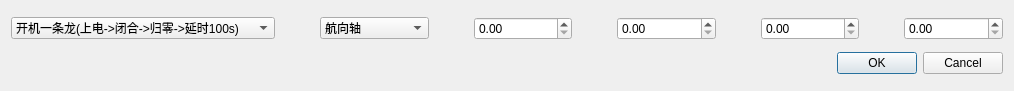
<?xml version="1.0" encoding="UTF-8"?>
<ui version="4.0">
 <class>Dialog</class>
 <widget class="QDialog" name="Dialog">
  <property name="geometry">
   <rect>
    <x>0</x>
    <y>0</y>
    <width>1014</width>
    <height>91</height>
   </rect>
  </property>
  <property name="windowTitle">
   <string>Dialog</string>
  </property>
  <layout class="QVBoxLayout" name="verticalLayout_2">
   <item>
    <layout class="QVBoxLayout" name="verticalLayout">
     <item>
      <layout class="QHBoxLayout" name="horizontalLayout_item">
       <item>
        <widget class="QComboBox" name="comboBox">
         <property name="sizePolicy">
          <sizepolicy hsizetype="Preferred" vsizetype="Fixed">
           <horstretch>3</horstretch>
           <verstretch>0</verstretch>
          </sizepolicy>
         </property>
         <item>
          <property name="text">
           <string>开机一条龙(上电-&gt;闭合-&gt;归零-&gt;延时100s)</string>
          </property>
         </item>
         <item>
          <property name="text">
           <string>关机一条龙(停止-&gt;闲置-&gt;下电)</string>
          </property>
         </item>
         <item>
          <property name="text">
           <string>位置设置一条龙(位置方式设置-&gt;运行-&gt;延时)</string>
          </property>
         </item>
         <item>
          <property name="text">
           <string>速率设置一条龙(速率方式设置-&gt;运行-&gt;延时)</string>
          </property>
         </item>
         <item>
          <property name="text">
           <string>摇摆设置一条龙(摇摆方式设置-&gt;运行-&gt;延时)</string>
          </property>
         </item>
         <item>
          <property name="text">
           <string>上电</string>
          </property>
         </item>
         <item>
          <property name="text">
           <string>下电</string>
          </property>
         </item>
         <item>
          <property name="text">
           <string>闭合</string>
          </property>
         </item>
         <item>
          <property name="text">
           <string>闲置</string>
          </property>
         </item>
         <item>
          <property name="text">
           <string>运行</string>
          </property>
         </item>
         <item>
          <property name="text">
           <string>停止</string>
          </property>
         </item>
         <item>
          <property name="text">
           <string>位置方式设置</string>
          </property>
         </item>
         <item>
          <property name="text">
           <string>速率方式设置</string>
          </property>
         </item>
         <item>
          <property name="text">
           <string>摇摆方式设置</string>
          </property>
         </item>
         <item>
          <property name="text">
           <string>归零</string>
          </property>
         </item>
         <item>
          <property name="text">
           <string>停止归零</string>
          </property>
         </item>
         <item>
          <property name="text">
           <string>空闲</string>
          </property>
         </item>
        </widget>
       </item>
       <item>
        <widget class="QLabel" name="label">
         <property name="sizePolicy">
          <sizepolicy hsizetype="Preferred" vsizetype="Preferred">
           <horstretch>1</horstretch>
           <verstretch>0</verstretch>
          </sizepolicy>
         </property>
         <property name="text">
          <string/>
         </property>
        </widget>
       </item>
       <item>
        <widget class="QComboBox" name="comboBox_2">
         <property name="sizePolicy">
          <sizepolicy hsizetype="Preferred" vsizetype="Fixed">
           <horstretch>3</horstretch>
           <verstretch>0</verstretch>
          </sizepolicy>
         </property>
         <item>
          <property name="text">
           <string>航向轴</string>
          </property>
         </item>
         <item>
          <property name="text">
           <string>俯仰轴</string>
          </property>
         </item>
         <item>
          <property name="text">
           <string>航向轴+俯仰轴</string>
          </property>
         </item>
        </widget>
       </item>
       <item>
        <widget class="QLabel" name="label_2">
         <property name="sizePolicy">
          <sizepolicy hsizetype="Preferred" vsizetype="Preferred">
           <horstretch>1</horstretch>
           <verstretch>0</verstretch>
          </sizepolicy>
         </property>
         <property name="text">
          <string/>
         </property>
        </widget>
       </item>
       <item>
        <widget class="QDoubleSpinBox" name="doubleSpinBox2">
         <property name="sizePolicy">
          <sizepolicy hsizetype="Minimum" vsizetype="Fixed">
           <horstretch>3</horstretch>
           <verstretch>0</verstretch>
          </sizepolicy>
         </property>
        </widget>
       </item>
       <item>
        <widget class="QLabel" name="label_3">
         <property name="sizePolicy">
          <sizepolicy hsizetype="Preferred" vsizetype="Preferred">
           <horstretch>1</horstretch>
           <verstretch>0</verstretch>
          </sizepolicy>
         </property>
         <property name="text">
          <string/>
         </property>
        </widget>
       </item>
       <item>
        <widget class="QDoubleSpinBox" name="doubleSpinBox1">
         <property name="sizePolicy">
          <sizepolicy hsizetype="Minimum" vsizetype="Fixed">
           <horstretch>3</horstretch>
           <verstretch>0</verstretch>
          </sizepolicy>
         </property>
        </widget>
       </item>
       <item>
        <widget class="QLabel" name="label_4">
         <property name="sizePolicy">
          <sizepolicy hsizetype="Preferred" vsizetype="Preferred">
           <horstretch>1</horstretch>
           <verstretch>0</verstretch>
          </sizepolicy>
         </property>
         <property name="text">
          <string/>
         </property>
        </widget>
       </item>
       <item>
        <widget class="QDoubleSpinBox" name="doubleSpinBox3">
         <property name="sizePolicy">
          <sizepolicy hsizetype="Minimum" vsizetype="Fixed">
           <horstretch>3</horstretch>
           <verstretch>0</verstretch>
          </sizepolicy>
         </property>
        </widget>
       </item>
       <item>
        <widget class="QLabel" name="label_5">
         <property name="sizePolicy">
          <sizepolicy hsizetype="Preferred" vsizetype="Preferred">
           <horstretch>1</horstretch>
           <verstretch>0</verstretch>
          </sizepolicy>
         </property>
         <property name="text">
          <string/>
         </property>
        </widget>
       </item>
       <item>
        <widget class="QDoubleSpinBox" name="doubleSpinBox4">
         <property name="sizePolicy">
          <sizepolicy hsizetype="Minimum" vsizetype="Fixed">
           <horstretch>3</horstretch>
           <verstretch>0</verstretch>
          </sizepolicy>
         </property>
        </widget>
       </item>
      </layout>
     </item>
    </layout>
   </item>
   <item>
    <widget class="QDialogButtonBox" name="buttonBox">
     <property name="orientation">
      <enum>Qt::Horizontal</enum>
     </property>
     <property name="standardButtons">
      <set>QDialogButtonBox::Cancel|QDialogButtonBox::Ok</set>
     </property>
    </widget>
   </item>
  </layout>
 </widget>
 <resources/>
 <connections>
  <connection>
   <sender>buttonBox</sender>
   <signal>accepted()</signal>
   <receiver>Dialog</receiver>
   <slot>accept()</slot>
   <hints>
    <hint type="sourcelabel">
     <x>248</x>
     <y>254</y>
    </hint>
    <hint type="destinationlabel">
     <x>157</x>
     <y>274</y>
    </hint>
   </hints>
  </connection>
  <connection>
   <sender>buttonBox</sender>
   <signal>rejected()</signal>
   <receiver>Dialog</receiver>
   <slot>reject()</slot>
   <hints>
    <hint type="sourcelabel">
     <x>316</x>
     <y>260</y>
    </hint>
    <hint type="destinationlabel">
     <x>286</x>
     <y>274</y>
    </hint>
   </hints>
  </connection>
 </connections>
</ui>
